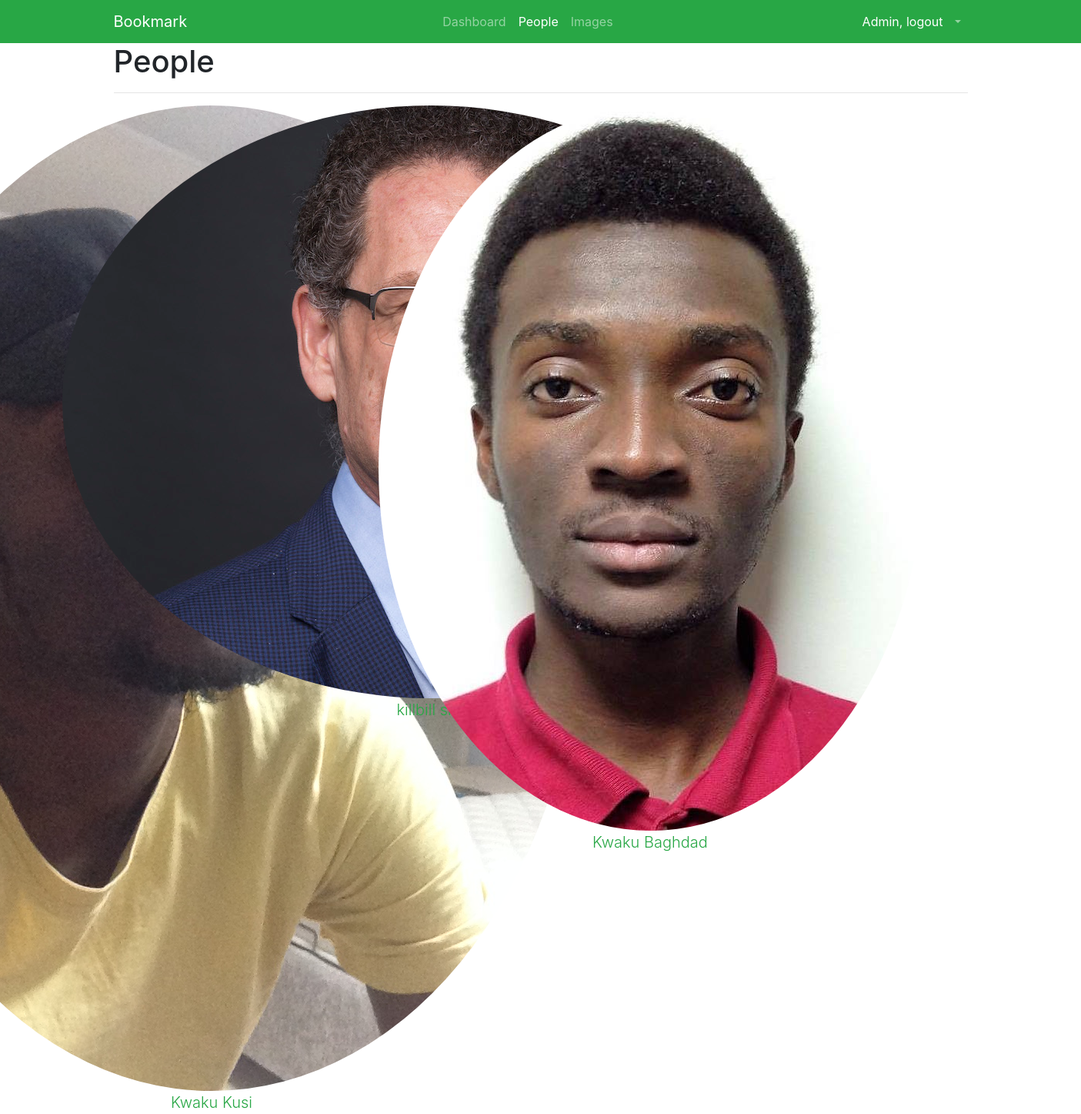
The page /accounts/users/ (signed in) on the database as committed earlier.
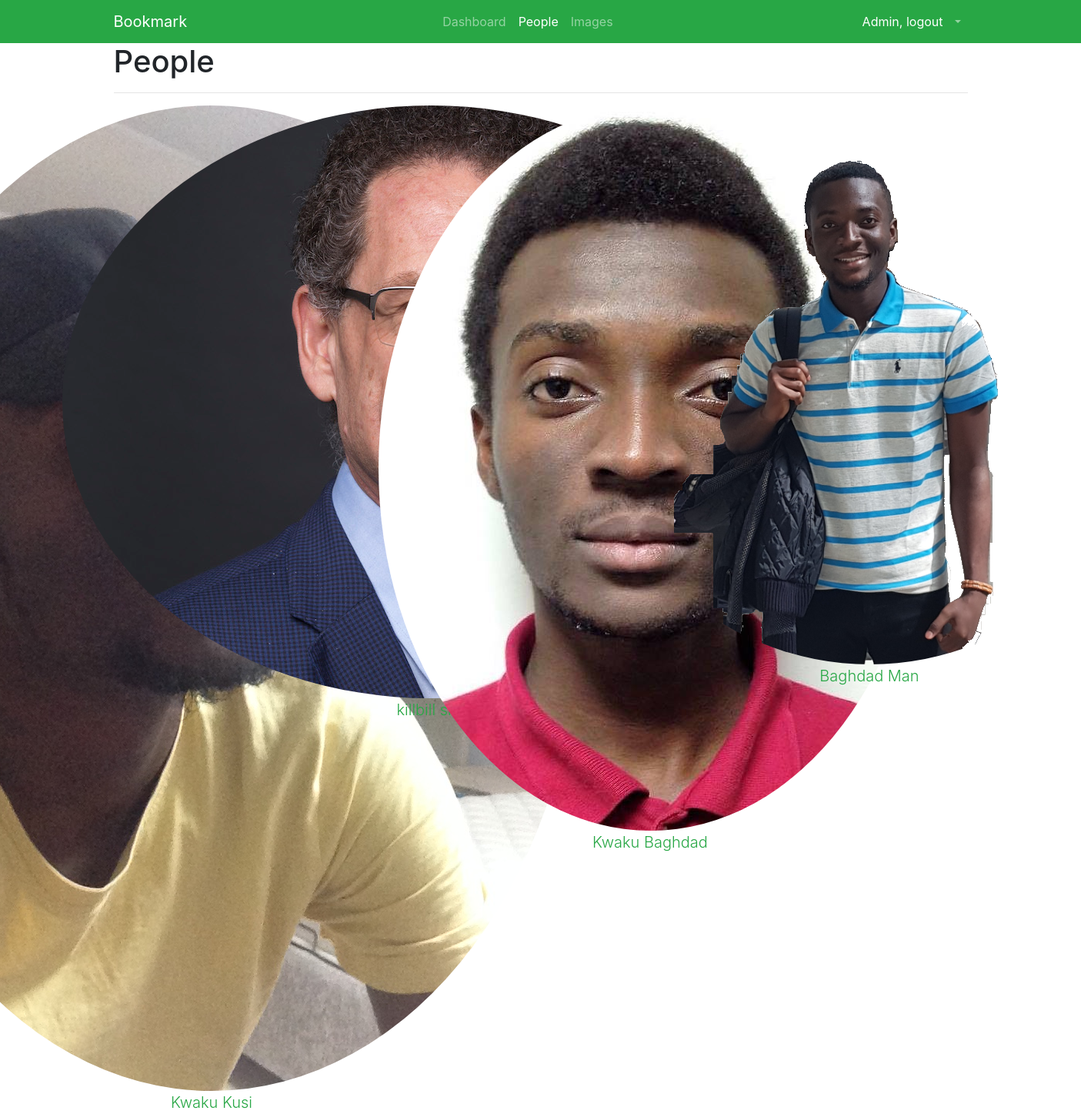
The same page on the database as committed later.
### users/models.py (models this page shows, shortened)
class CustomUser(AbstractUser):
    photo = models.ImageField(upload_to='profile/%Y/%m/%d/',blank=True)
    date_of_birth = models.DateField(blank=True, null=True)
    following = models.ManyToManyField('self',through='Contact',related_name='followers',symmetrical=False)
    def get_absolute_url(self):
        return reverse('user_detail',args=[str(self.username),])

### users/views.py (the view)
# urls.py: path('users/',UsersListView.as_view(),name='user_list'),
class UsersListView(LoginRequiredMixin,ListView):
    model = get_user_model()
    template_name = 'account/user/list.html'
    context_object_name = 'users'
    def get_queryset(self):
        return get_user_model().objects.filter(is_active=True)
    def get_context_data(self,**kwargs):
        context = super().get_context_data(**kwargs)
        context['ppl'] = 'active'
        return context

### templates/account/user/list.html (shortened to what this page needs)
{% extends "base.html" %}
{% load thumbnail %}
{% block content %}
    <h1>People</h1>
    <hr>
    <div class="row">
        {% for user in users  %}
            <div class="col-lg-3 col-md-6 col-sm-12">
                <div class="user">
                    <a href="{{user.get_absolute_url}}">
                        {% thumbnail user.photo "180x180" crop="100%"  as im %}
                            <img class="user-photo" src="{{im.url}}" />
                        {% endthumbnail %}
                    </a>
                    <div>
                        <a href="{{ user.get_absolute_url }}" class="lead text-success user-title">
                            {{ user.get_full_name }}
                        </a>
                    </div>
                </div>
            </div>
        {% endfor %}
    </div>
{% endblock content %}

### templates/navbar.html (shortened to what this page needs)
<nav class="navbar navbar-expand-lg navbar-dark bg-success">
    <div class="container">
        <a class="navbar-brand" href="#">Bookmark</a>
        <div class="collapse navbar-collapse" id="navbarSupportedContent">
            {% if user.is_authenticated %}
                <ul class="navbar-nav ml-auto" id="main_menu">
                    <li class="nav-item {% if dsb %}{{dsb}} {% endif %}">
                        <a class="nav-link" href="{% url 'dashboard' %}">Dashboard <span class="sr-only">(current)</span></a>
                    </li>
                    <li class="nav-item {% if ppl %}{{ppl}}{% endif %}">
                        <a class="nav-link" href="{% url 'user_list' %}">People</a>
                    </li>
                    <li class="nav-item {% if imgs %}{{imgs}} {% endif %}">
                        <a class="nav-link" href="{% url 'list' %}">Images</a>
                    </li>
                </ul>
            {% endif %}
            <ul class="navbar-nav ml-auto">
                {% if user.is_authenticated %}
                    <li class="nav-item active">
                        <a class="nav-link" href="{% url 'account_logout' %}">{{user.username}}, logout <span class="sr-only">(current)</span></a>
                    </li>
                    <li class="nav-item dropdown">
                        <a class="nav-link dropdown-toggle" href="#" id="navbarDropdown" role="button" data-toggle="dropdown" aria-haspopup="true" aria-expanded="false"></a>
                    </li>
                {% else %}
                    <li class="nav-item active">
                        <a class="nav-link" href="{% url 'account_login' %}">Login <span class="sr-only">(current)</span></a>
                    </li>
                {% endif %}
            </ul>
        </div>
    </div>
</nav>

Rows that differ between the two databases and show on the page:
added CustomUser: get_full_name "Baghdad Man"
